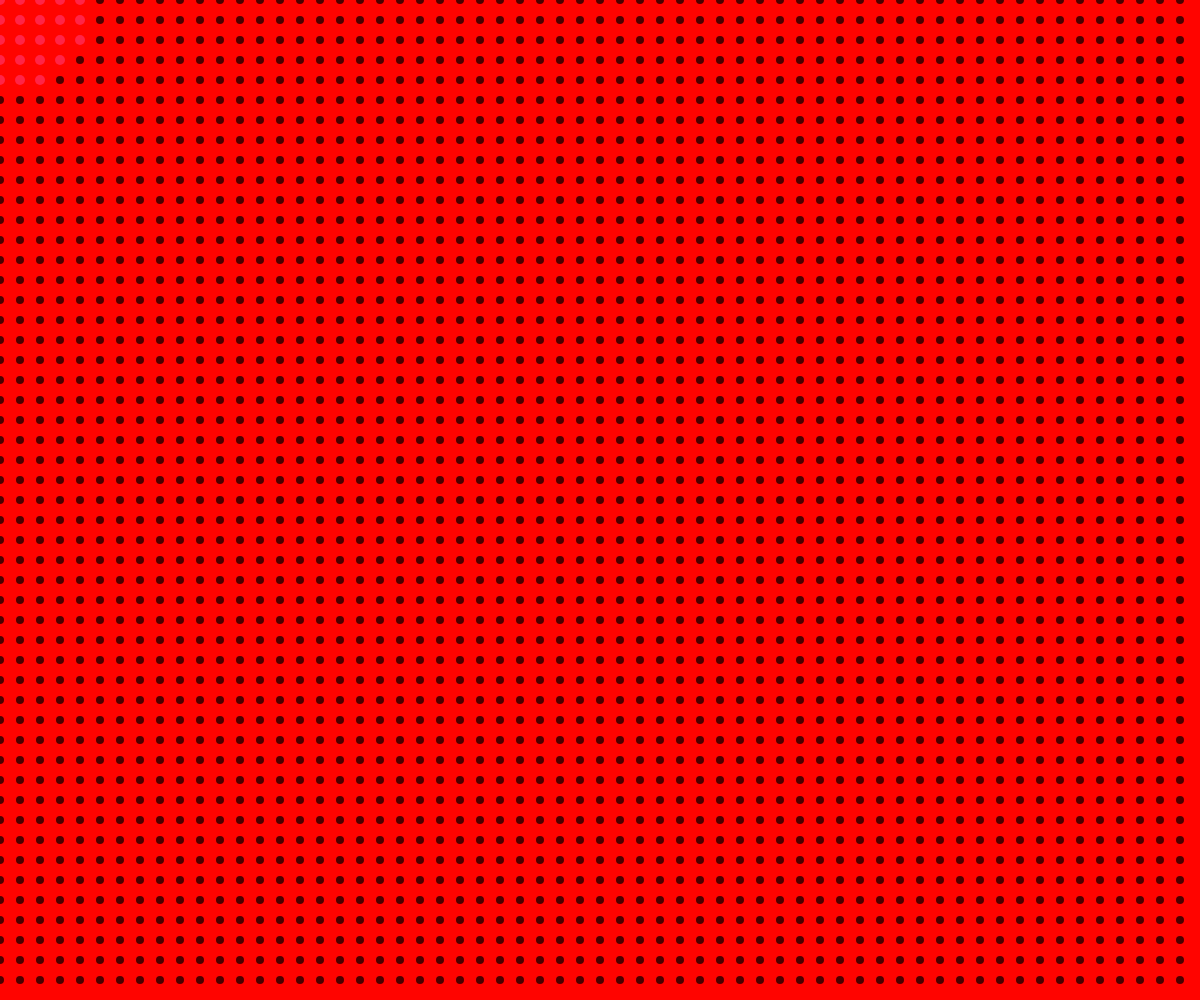
Frame 1 (no input)
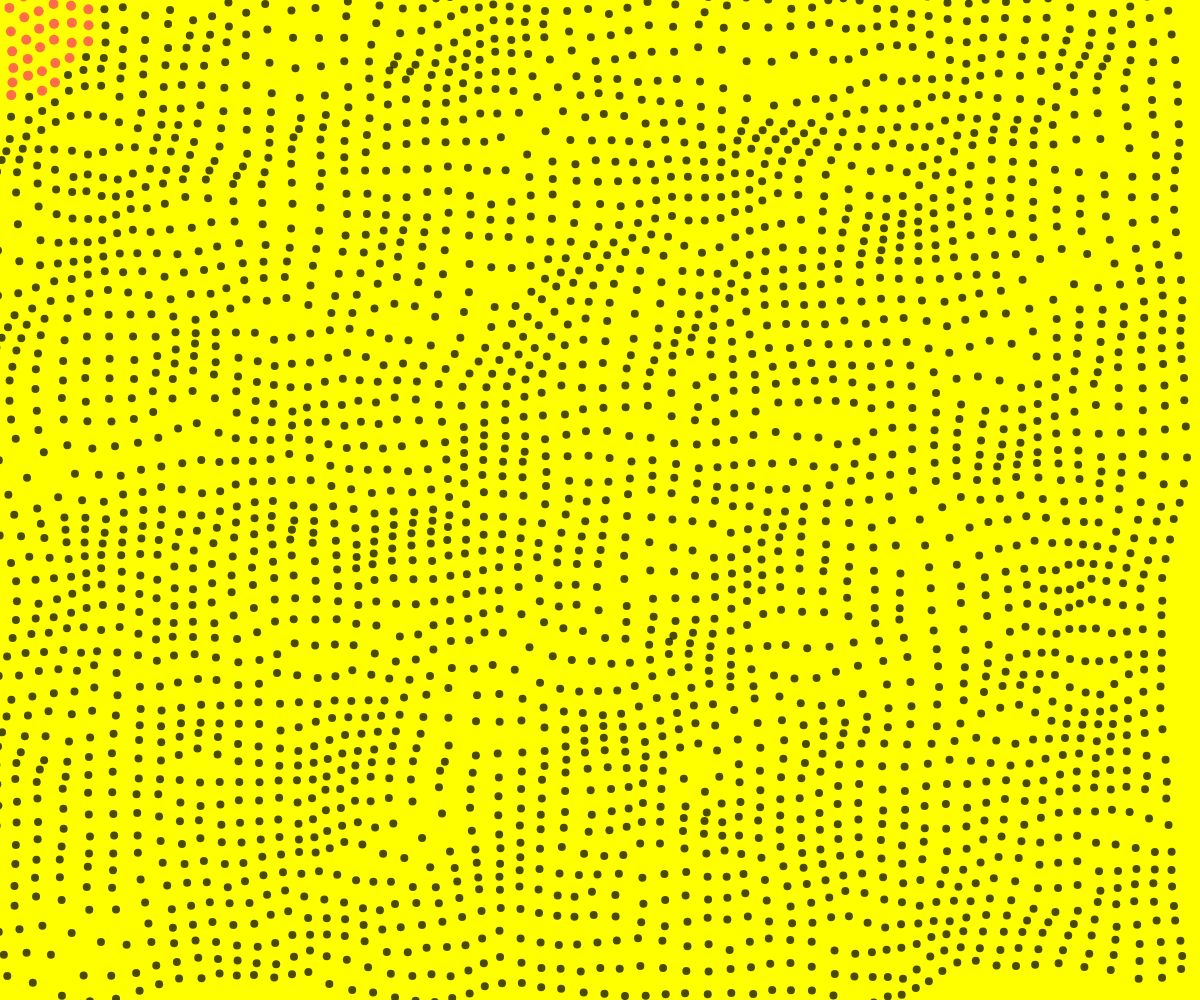
Frame 60 (no input)
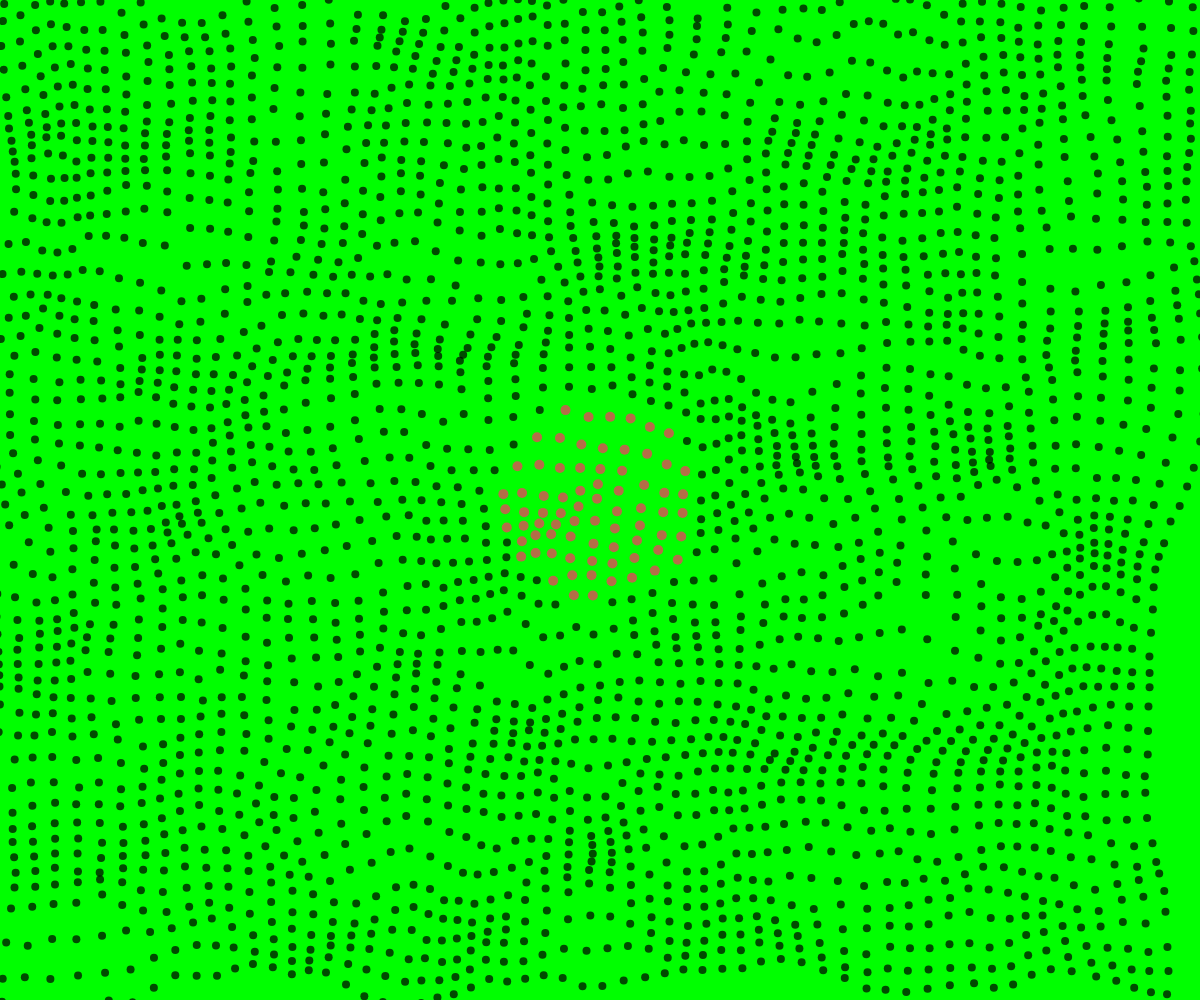
Frame 120 (the mouse pressed at the canvas centre since frame 60)

The p5.js sketch that drew these frames (run headless with seeded random() and noise() and a simulated clock; from frame 60 on, the mouse is pressed at the canvas centre):

// p5.js sketch
// ── sketch.js
let particles = [];

function setup() {
  createCanvas(windowWidth, windowHeight);
  for (let i = 0; i < width; i += 20) {
    for (let j = 0; j < height; j += 20) {
      particles.push({ x: i, y: j });
    }
  }
}

function draw() {
  let rainbowColor = color('hsb(' + (frameCount % 360) + ', 100%, 100%)');
  background(rainbowColor);
  noStroke();

  for (let i = 0; i < particles.length; i++) {
    let noiseValX = noise(particles[i].x / 200, particles[i].y / 200, frameCount / 100) * 100;
    let noiseValY = noise(particles[i].x / 100, particles[i].y / 100, frameCount / 100) * 100;

    let distanceToMouse = dist(mouseX, mouseY, particles[i].x, particles[i].y);
    let maxDistance = 100;

    if (distanceToMouse < maxDistance) {
      fill(255, 50, 100, 180);
      ellipse(particles[i].x, particles[i].y, 10); 
      particles[i].x += map(noiseValX, 0, 100, -1, 1);
      particles[i].y += map(noiseValY, 0, 100, -1, 1);
    } else {
      fill(0, 180);
      ellipse(particles[i].x, particles[i].y, 8); 
      particles[i].x += map(noiseValX, 0, 100, -1, 1);
      particles[i].y += map(noiseValY, 0, 100, -1, 1);
    }
  }
}

function windowResized() {
  resizeCanvas(windowWidth, windowHeight);
}

function mousePressed() {
  particles = [];
  for (let i = 0; i < width; i += 20) {
    for (let j = 0; j < height; j += 20) {
      particles.push({ x: i, y: j });
    }
  }
}
